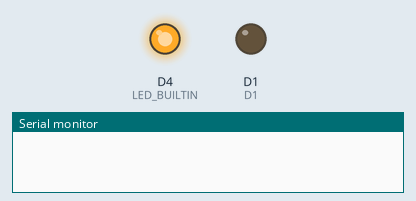
Recording of a sketch running on a simulated ESP8266 (NodeMCU). Parts: output pins drawn as LEDs (lit = HIGH, except the on-board LED, lit = LOW), the last lines printed to the serial monitor. WiFi joins after 1.5 s; servers stay silent unless stated; uploads are accepted with an empty reply.

Above: at 0.0 s.
At 1.6 s:
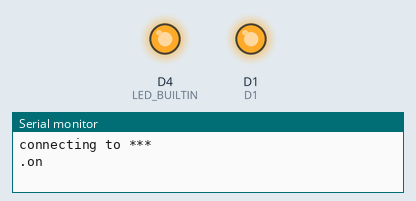
At 3.8 s:
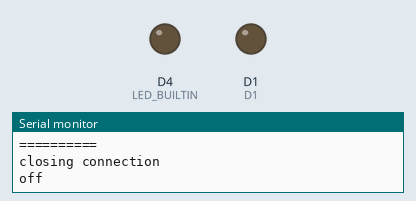
Timing chart, 0 to 5.3 s (numbered marks = the images above):
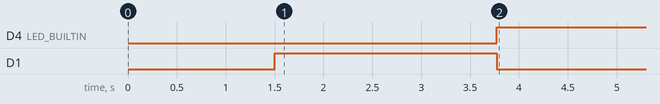

Measured:
- by itself, D4 (LED_BUILTIN): LOW → HIGH at 3.8 s
- by itself, D1: HIGH → LOW at 3.8 s

The sketch:

NodeMCU.ino
```cpp
/*
 *  HTTP over TLS (HTTPS) example sketch
 *
 *  This example demonstrates how to use
 *  WiFiClientSecure class to access HTTPS API.
 *  We fetch and display the status of
 *  esp8266/Arduino project continuous integration
 *  build.
 *
 *  Created by Ivan Grokhotkov, 2015.
 *  This example is in public domain.
 */

#include <ESP8266WiFi.h>
#include <WiFiClientSecure.h>

const char* ssid = "***";
const char* password = "***";

const char* host = "***.firebaseio.com";
const int httpsPort = 443;

// Use web browser to view and copy
// SHA1 fingerprint of the certificate
const char* fingerprint = "CF 05 98 89 CA FF 8E D8 5E 5C E0 C2 E4 F7 E6 C3 C7 50 DD 5C";

#define D0 16
#define D1 5
#define D2 4
#define D3 0
#define D4 2
#define D5 14
#define D6 12
#define D7 13

WiFiClientSecure client;

void connectWifi() {
  Serial.begin(115200);
  Serial.println();
  Serial.print("connecting to ");
  Serial.println(ssid);
  WiFi.begin(ssid, password);
  while (WiFi.status() != WL_CONNECTED) {
    delay(500);
    Serial.print(".");
    // When there is no connection, turn on automatically
    getOnOff("true");
  }
  Serial.println("");
  Serial.println("WiFi connected");
  Serial.println("IP address: ");
  Serial.println(WiFi.localIP());
}

void setup() {


  // Set LED Pin
  pinMode(LED_BUILTIN, OUTPUT);
  pinMode(D1, OUTPUT);
  delay(1000);
  connectWifi();
}

void loop() {
  // Use WiFiClientSecure class to create TLS connection

  Serial.print("connecting to ");
  Serial.println(host);
  if (!client.connect(host, httpsPort)) {
    Serial.println("connection failed");
    getOnOff("true");
    return;
  }

  if (client.verify(fingerprint, host)) {
    Serial.println("certificate matches");
  } else {
    Serial.println("certificate doesn't match");
  }

  String url = "/onOff/onOff.json";
  Serial.print("requesting URL: ");
  Serial.println(url);

  client.print(String("GET ") + url + " HTTP/1.1\r\n" +
               "Host: " + host + "\r\n" +
               "User-Agent: BuildFailureDetectorESP8266\r\n" +
               "Connection: close\r\n\r\n");

  Serial.println("request sent");
  while (client.connected()) {
    String line = client.readStringUntil('\n');
    if (line == "\r") {
      Serial.println("headers received");
      break;
    }
  }
  String line = client.readStringUntil('\n');
  if (line.startsWith("{\"state\":\"success\"")) {
    Serial.println("esp8266/Arduino CI successfull!");
  } else {
    Serial.println("esp8266/Arduino CI has failed");
  }
  Serial.println("reply was:");
  Serial.println("==========");
  Serial.println(line);
  Serial.println("==========");
  Serial.println("closing connection");

  getOnOff(line);
  printSignal();

  if (WiFi.status() == WL_DISCONNECTED) {
    connectWifi();
    // httpsPost("Firebase.ServerValue.TIMESTAMP");
  }

  delay(4000);
}


void getOnOff(String statusOnOff) {

  // turn LED on or off
  if (statusOnOff == "true") {
    Serial.println("on");
    digitalWrite(LED_BUILTIN, LOW);
    digitalWrite(D1, HIGH);
  } else {
    Serial.println("off");
    digitalWrite(LED_BUILTIN, HIGH);
    digitalWrite(D1, LOW);
  }

  delay(1000);

}

String httpsPost(String data) {
  if (client.connect(host, 443)) {
    client.println("POST " + String(host) + "/message_list.json" + " HTTP/1.1");
    client.println("Host: " + (String)host);
    client.println("User-Agent: ESP8266/1.0");
    client.println("Connection: close");
    client.println("Content-Type: application/x-www-form-urlencoded;");
    client.print("Content-Length: ");
    client.println(data.length());
    client.println();
    client.println(data);
    delay(10);
    String response = client.readString();
    int bodypos =  response.indexOf("\r\n\r\n") + 4;
    return response.substring(bodypos);
  }
  else {
    return "ERROR";
  }
}


void printSignal() {
  long rssi = WiFi.RSSI();
  Serial.print("signal strength (RSSI):");
  Serial.println(rssi);
}
```
